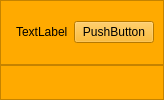
        <widget class="QFrame" name="LeftHideBox">
         <property name="minimumSize">
          <size>
           <width>0</width>
           <height>0</height>
          </size>
         </property>
         <property name="maximumSize">
          <size>
           <width>0</width>
           <height>16777215</height>
          </size>
         </property>
         <property name="styleSheet">
          <string notr="true">background-color: rgb(255, 170, 0);</string>
         </property>
         <property name="frameShape">
          <enum>QFrame::NoFrame</enum>
         </property>
         <property name="frameShadow">
          <enum>QFrame::Raised</enum>
         </property>
         <property name="lineWidth">
          <number>1</number>
         </property>
         <layout class="QVBoxLayout" name="verticalLayout_5">
          <property name="spacing">
           <number>0</number>
          </property>
          <property name="leftMargin">
           <number>0</number>
          </property>
          <property name="topMargin">
           <number>0</number>
          </property>
          <property name="rightMargin">
           <number>0</number>
          </property>
          <property name="bottomMargin">
           <number>0</number>
          </property>
          <item>
           <widget class="QFrame" name="frame_2">
            <property name="minimumSize">
             <size>
              <width>0</width>
              <height>65</height>
             </size>
            </property>
            <property name="maximumSize">
             <size>
              <width>16777215</width>
              <height>65</height>
             </size>
            </property>
            <property name="frameShape">
             <enum>QFrame::StyledPanel</enum>
            </property>
            <property name="frameShadow">
             <enum>QFrame::Raised</enum>
            </property>
            <layout class="QGridLayout" name="gridLayout">
             <item row="0" column="0">
              <widget class="QFrame" name="extraIcon">
               <property name="frameShape">
                <enum>QFrame::StyledPanel</enum>
               </property>
               <property name="frameShadow">
                <enum>QFrame::Raised</enum>
               </property>
              </widget>
             </item>
             <item row="0" column="1">
              <widget class="QLabel" name="extraLabel">
               <property name="text">
                <string>TextLabel</string>
               </property>
              </widget>
             </item>
             <item row="0" column="2">
              <widget class="QPushButton" name="extraCloseColumnBtn">
               <property name="text">
                <string>PushButton</string>
               </property>
              </widget>
             </item>
            </layout>
           </widget>
          </item>
          <item>
           <widget class="QFrame" name="frame_3">
            <property name="frameShape">
             <enum>QFrame::StyledPanel</enum>
            </property>
            <property name="frameShadow">
             <enum>QFrame::Raised</enum>
            </property>
           </widget>
          </item>
         </layout>
        </widget>
